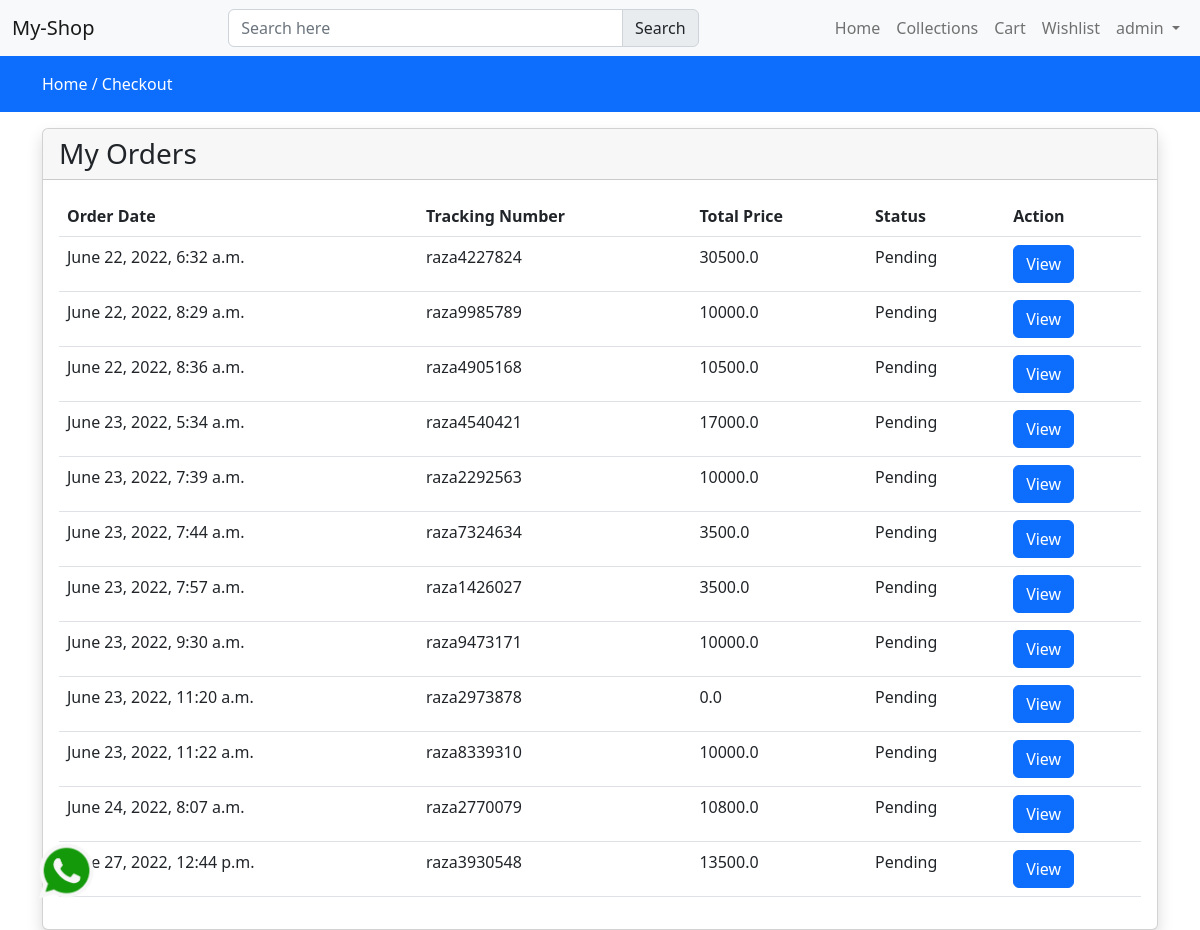
The app's page /my-orders (signed in) with its own data.
### store/models.py (models this page shows, shortened)
class Order(models.Model):
    user = models.ForeignKey(User, on_delete=models.CASCADE)
    fname = models.CharField(max_length=150, null=False)
    lname = models.CharField(max_length=150, null=False)
    email = models.CharField(max_length=150, null=False)
    phone = models.CharField(max_length=150, null=False)
    address = models.TextField(null=False)
    city = models.CharField(max_length=150, null=False)
    state = models.CharField(max_length=150, null=False)
    country = models.CharField(max_length=150, null=False)
    pincode = models.CharField(max_length=150, null=False)
    total_price = models.FloatField(null=False)
    payment_mode = models.CharField(max_length=150, null=False)
    payment_id = models.CharField(max_length=250, null=True)
    order_status = (
        ('Pending', 'Pending'),
        ('Out For Shipping', 'Out For Shipping'),
        ('Completed', 'Completed'),
    )
    status = models.CharField(max_length=150, choices=order_status, default='Pending')
    message = models.TextField(null=True)
    tracking_no = models.CharField(max_length=150, null=True)
    created_at = models.DateTimeField(auto_now_add=True)
    updated_at = models.DateTimeField(auto_now= True)

### store/controller/order.py (the view)
# urls.py: path('my-orders', order.index, name='myorders'),
def index(request):
    orders = Order.objects.filter(user=request.user)
    context = {'orders': orders}
    return render(request, "store/orders/index.html", context)

### store/templates/store/orders/index.html
{% extends 'store/layouts/main.html' %}
{% block content %}
    <div class="py-3 bg-primary">
        <div class="container">
            <a class="text-white" href="{% url 'home' %}">Home /</a>
            <a class="text-white" href="{% url 'checkout' %}">Checkout </a>
        </div>
    </div>
    <div class="container mt-3">
        <div class="row">
            <div class="col-md-12">
                <div class="card shadow">
                    <div class="card-header">
                        <h3 class="mb-0">My Orders</h3>
                    </div>
                    <div class="card-body">
                        <table class="table table-borderd">
                            <thead>
                                <tr>
                                    <th>Order Date</th>
                                    <th>Tracking Number</th>
                                    <th>Total Price</th>
                                    <th>Status</th>
                                    <th>Action</th>
                                </tr>
                            </thead>
                            <tbody>
                                {% for item in orders%}
                                    <tr>
                                        <td>{{ item.created_at }}</td>
                                        <td>{{ item.tracking_no }}</td>
                                        <td>{{ item.total_price }}</td>
                                        <td>{{ item.status }}</td>
                                        <td>
                                            <a href="{% url 'orderview' item.tracking_no %}" class="btn btn-primary">View</a>
                                        </td>
                                    </tr>
                                {% endfor %}
                            </tbody>
                        </table>
                    </div>
                </div>
            </div>
        </div>
    </div>
{% endblock content %}

### store/templates/store/inc/navbar.html (shortened to what this page needs)
<nav class="navbar navbar-expand-lg bg-light">
  <div class="container-fluid">
    <a class="navbar-brand" href="#">My-Shop</a>
    <div class="search-bar">
      <div class="input-group">
        <input type="text" class="form-control" id="searchproducts" placeholder="Search here">
        <button class="input-group-text" id="basic-addon1">Search</button>
      </div>
    </div>
    <div class="collapse navbar-collapse" id="navbarNav">
      <ul class="navbar-nav ms-auto" >
        <li class="nav-item">
          <a class="nav-link {% if request.resolver_match.url_name == 'home' %}active{% endif %}" aria-current="page" href="{% url 'home' %}">Home</a>
        </li>
        <li class="nav-item">
          <a class="nav-link {% if request.resolver_match.url_name == 'collections' %}active{% endif %}" href="{% url 'collections' %}">Collections</a>
        {% if request.user.is_authenticated %}
        </li>
        <li class="nav-item">
          <a class="nav-link {% if request.resolver_match.url_name == 'cart' %}active{% endif %}" aria-current="page" href="{% url 'cart' %}">Cart</a>
        </li>
        <li class="nav-item">
          <a class="nav-link {% if request.resolver_match.url_name == 'wishlist' %}active{% endif %}" aria-current="page" href="{% url 'wishlist' %}">Wishlist</a>
        </li>
          <li class="nav-item dropdown">
            <a class="nav-link dropdown-toggle" href="#" id="navbarDropdown" role="button" data-bs-toggle="dropdown" aria-expanded="false">
              {{request.user}}
            </a>
        {% endif %}
      </ul>
    </div>
  </div>
</nav>

### static/css/custom.css (style rules this page uses)
.search-bar { width: 40% !important; margin-left: 10%; }

### store/templates/store/layouts/main.html (style rules this page uses)
a { text-decoration: none; color: #000; }

### records on screen
Order: created_at "June 22, 2022, 6:32 a.m.", tracking_no "raza4227824", total_price "30500.0", status "Pending"
Order: created_at "June 22, 2022, 8:29 a.m.", tracking_no "raza9985789", total_price "10000.0", status "Pending"
Order: created_at "June 22, 2022, 8:36 a.m.", tracking_no "raza4905168", total_price "10500.0", status "Pending"
Order: created_at "June 23, 2022, 5:34 a.m.", tracking_no "raza4540421", total_price "17000.0", status "Pending"
Order: created_at "June 23, 2022, 7:39 a.m.", tracking_no "raza2292563", total_price "10000.0", status "Pending"
Order: created_at "June 23, 2022, 7:44 a.m.", tracking_no "raza7324634", total_price "3500.0", status "Pending"
Order: created_at "June 23, 2022, 7:57 a.m.", tracking_no "raza1426027", total_price "3500.0", status "Pending"
Order: created_at "June 23, 2022, 9:30 a.m.", tracking_no "raza9473171", total_price "10000.0", status "Pending"
Order: created_at "June 23, 2022, 11:20 a.m.", tracking_no "raza2973878", total_price "0.0", status "Pending"
Order: created_at "June 23, 2022, 11:22 a.m.", tracking_no "raza8339310", total_price "10000.0", status "Pending"
Order: created_at "June 24, 2022, 8:07 a.m.", tracking_no "raza2770079", total_price "10800.0", status "Pending"
Order: created_at "June 27, 2022, 12:44 p.m.", tracking_no "raza3930548", total_price "13500.0", status "Pending"

### other values on screen
{{ request.user }} "admin"
